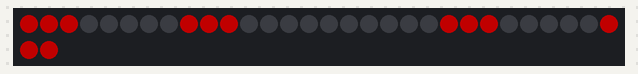
A sketch run on a simulated ATtiny85, built with avr-gcc and run on an emulated ATtiny85. Parts: 32 RGB LEDs in strip order, left to right, continuing on the next row. Dim RGB values are drawn brighter than linear.

Above: at 0.01 s.
At 4.92 s:
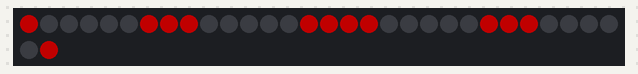
At 9.95 s:
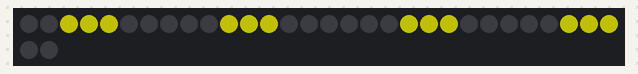
At 19.89 s:
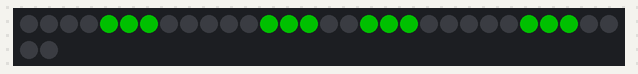
At 29.83 s:
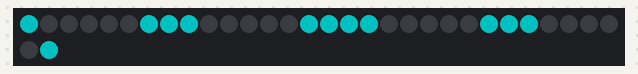
At 39.88 s:
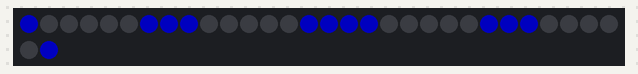

The sketch:

neopixel_wheels.ino
```cpp
// Low power NeoPixel goggles example. Makes a nice blinky display
// with just a few LEDs on at any time.
#include <Adafruit_NeoPixel.h>
#ifdef __AVR_ATtiny85__ // Trinket, Gemma, etc.
#include <avr/power.h>
#endif

#define PIN 0

Adafruit_NeoPixel pixels = Adafruit_NeoPixel(32, PIN);

uint8_t mode = 1, // Current animation effect
        offset = 0; // Position of spinny eyes
uint32_t color = 0xFF0000; // Start red
uint32_t prevTime;

uint8_t cCnt = 0;
uint32_t cArray[6] = {0xFF0000, 0xFFFF00, 0x00FF00, 0x00FFFF, 0x0000FF, 0xFF00FF};

void setup() {
#ifdef __AVR_ATtiny85__ // Trinket, Gemma, etc.
  if(F_CPU == 16000000) clock_prescale_set(clock_div_1);
#endif
  pixels.begin();
  pixels.setBrightness(85); // 1/3 brightness
  prevTime = millis();
}

void loop() {
  uint8_t i;
  uint32_t t;
  for(i=0; i<16; i++) {
    uint32_t c = 0;
    if(((offset + i) & 7) < 3) c = color; // 4 pixels on...
    pixels.setPixelColor( i, c); // First eye
    pixels.setPixelColor(31-i, c); // Second eye (flipped)
  }
  pixels.show();
  offset++;
  delay(50);


  t = millis();
  if((t - prevTime) > 8000) // Every 8 seconds...
  {
      cCnt++;
      if (cCnt > 5)
      {
        cCnt = 0;
      }
      color = cArray[cCnt];
      //color >>= 8; // Next color R->G->B
      //if(!color) color = 0xFF0000; // Reset to red
    for(i=0; i<32; i++) pixels.setPixelColor(i, 0);
    prevTime = t;
  }
}
```
